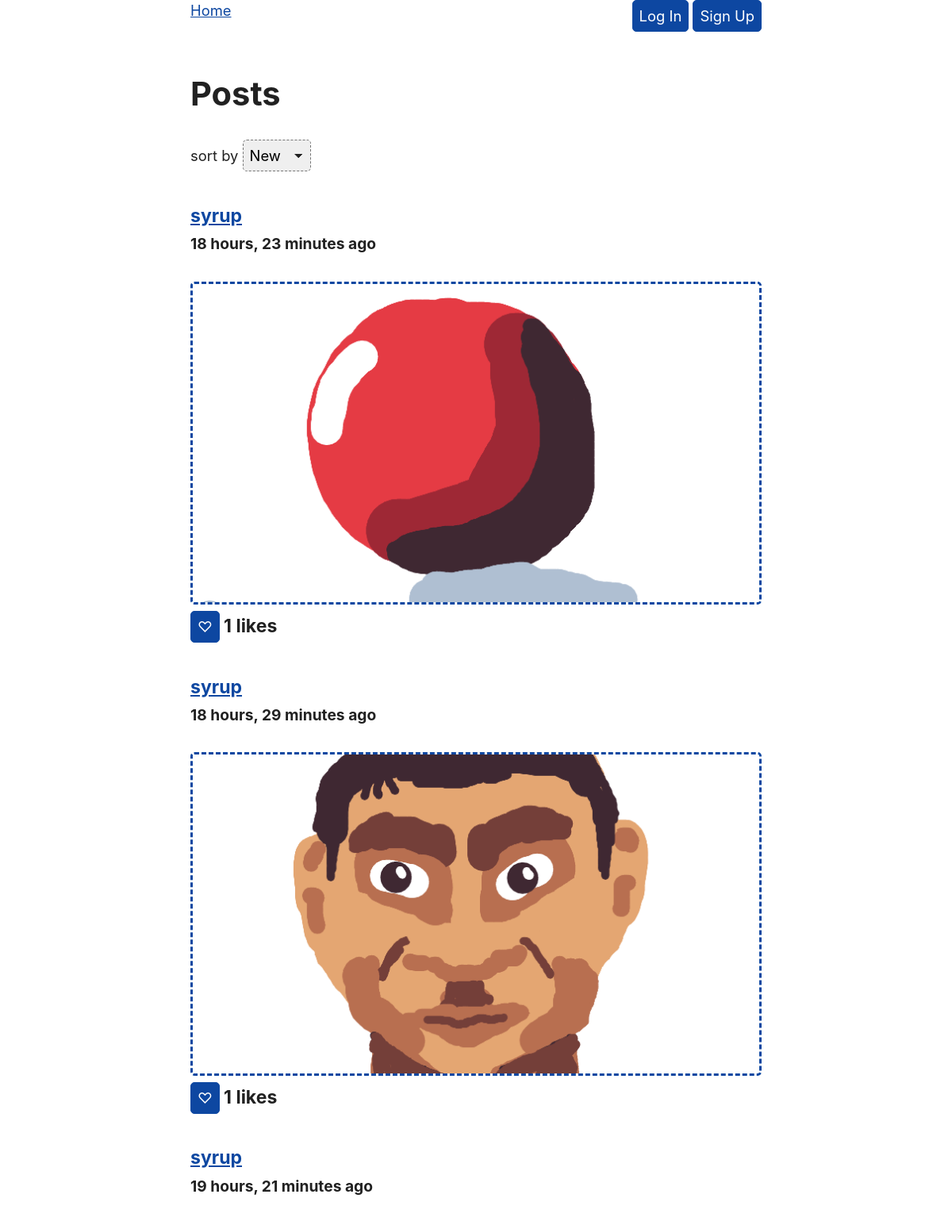
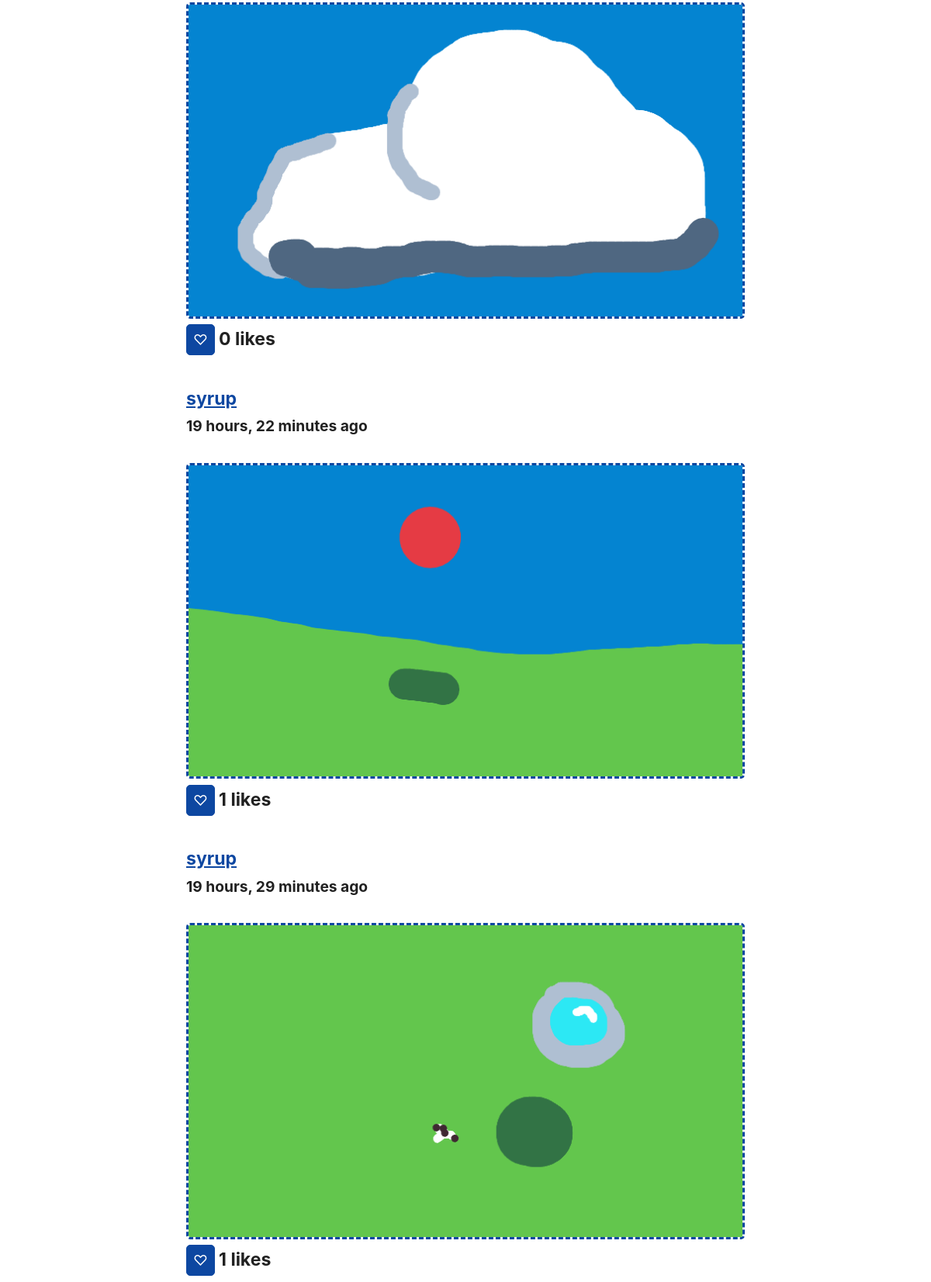
Before: / with the older database file (2 pictures, top to bottom).
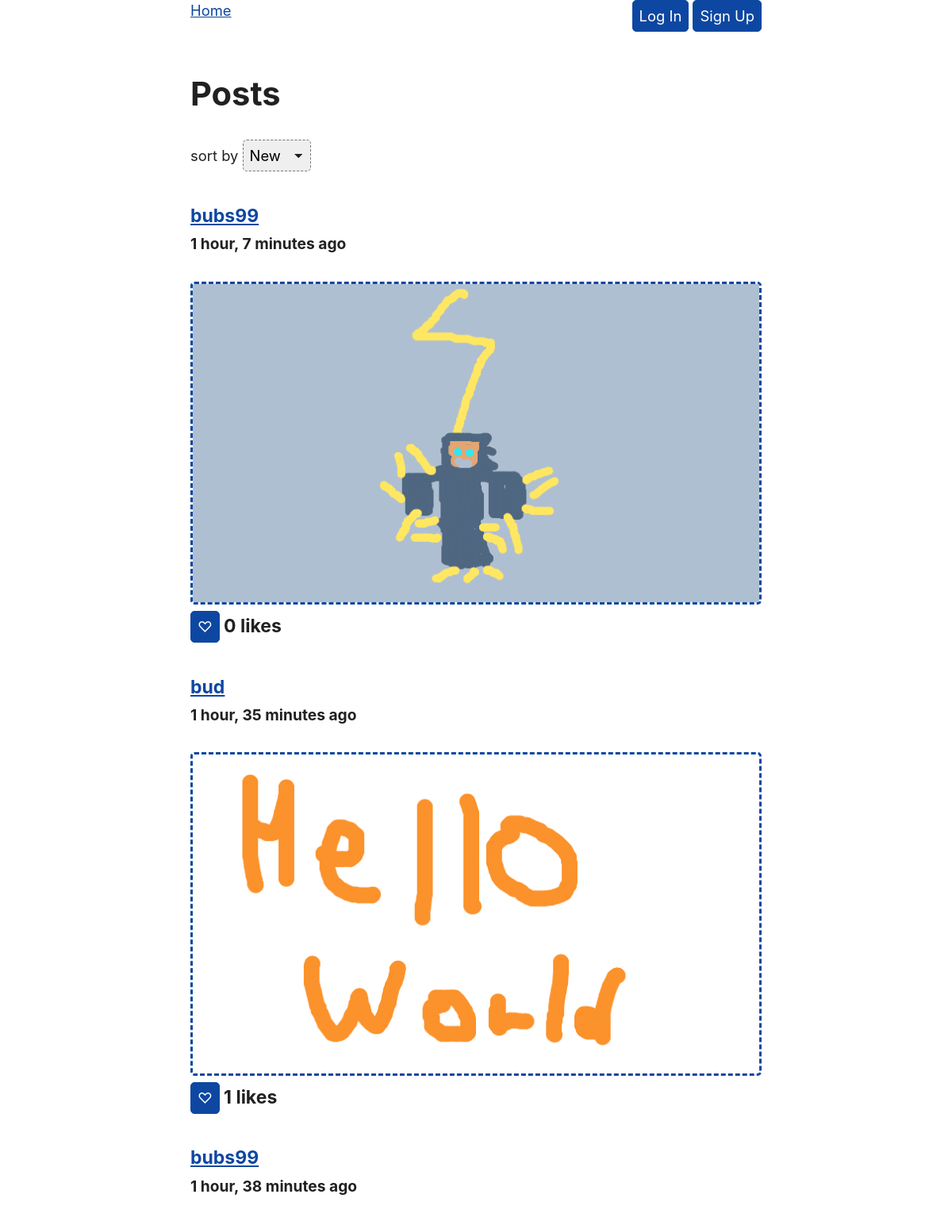
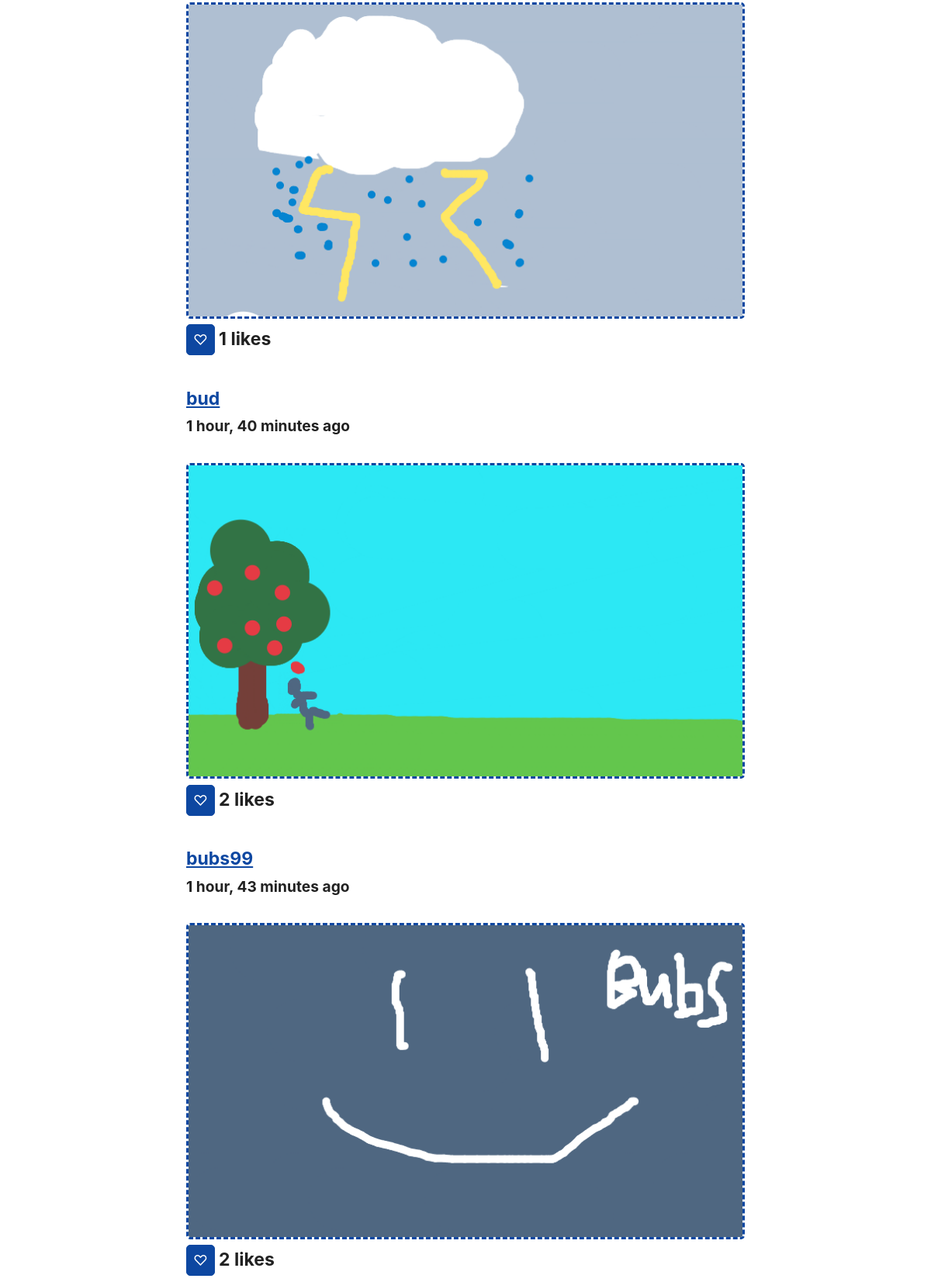
After: the same page with the newer database file (2 pictures, top to bottom).
### socialMedia/models.py (models this page shows, shortened)
class Post(models.Model):
    body = models.ImageField()
    created_by = models.ForeignKey("UserProfile", on_delete=models.CASCADE)
    created_on = models.DateTimeField(auto_now_add=True)

class UserProfile(models.Model):
    user = models.OneToOneField(User, on_delete=models.CASCADE)
    profile_picture = models.ImageField(default="placeholders/fpfPlaceholder.png")
    bio_picture = models.ImageField(default="placeholders/bioPlaceholder.png")
    follows = models.ManyToManyField(
        "self",
        related_name="followed_by",
        symmetrical=False,
        blank=True
    )
    def __str__(self):
        return self.user.username

### socialMedia/views.py (the view)
# urls.py: path('',views.post_homepage,name="home"),
def post_homepage(request):
    page=1
    order_by="-created_on"
    parsed_url = parse_qs(urlparse(request.build_absolute_uri()).query)
    if('page' in parsed_url):
        page=parsed_url['page'][0]
    if('sort_by' in parsed_url):
        order_by=parsed_url['sort_by'][0]
    print(parsed_url)
    posts = Paginator(Post.objects.all().annotate(like_count=Count('likes')+1).order_by(order_by), 5)
    context = {
        "posts": posts.page(page),
        "sort_by" :order_by,
        "page" : page,
    }
    return render(request, "homepage.html", context)

### socialMedia/templates/homepage.html
{% extends "base.html" %}
{% block page_content %}
    <h2>Posts</h2>
    {% include "sort.html" %}
    {% for post in posts %}
        {% include 'post.html' %}
    {% endfor %}
{% endblock page_content %}

### socialMedia/templates/post.html (shortened to what this page needs)
{% load static %}
{% load filters %}
<div class="post">
    <h4><a href="{% url 'profile_detail' post.created_by.pk%}">{{ post.created_by }}</a><br><small>{{ post.created_on|timesince}} ago</small><br></h4>
    <a href="{% url 'post_detail' post.pk%}"> <img src="/media/{{post.body.name }}" alt="body image"></a>
    {% if user.is_authenticated %}
        <button onclick="like('{% url 'post_like' post.pk %}','{% url 'post_get_likes' post.pk %}',{{post.pk}},'{{ csrf_token }}')" id="p{{post.pk}}">
            {% if post.likes.all|dasame:user.pk %}
                ♥
            {% else %}
                ♡
            {% endif %}
        </button>
    {% else %}
        <form style="display: inline;" method="post" action="{% url 'login' %}">
            <button type="submit">♡</button>
        </form>
    {% endif %}
    <h4 id="pl{{post.pk}}" style="display: inline">{{post.likes.all.count}} likes</h4>
<div>

Changed rows visible on the page:
no longer on this page (row unchanged): Post: created_by "syrup", created_on "18 hours, 23 minutes", body.name (picture), likes.all.count "1"
no longer on this page (row unchanged): Post: created_by "syrup", created_on "18 hours, 29 minutes", body.name (picture), likes.all.count "1"
no longer on this page (row unchanged): Post: created_by "syrup", created_on "19 hours, 21 minutes", body.name (picture), likes.all.count "0"
no longer on this page (row unchanged): Post: created_by "syrup", created_on "19 hours, 22 minutes", body.name (picture), likes.all.count "1"
no longer on this page (row unchanged): Post: created_by "syrup", created_on "19 hours, 29 minutes", body.name (picture), likes.all.count "1"
added Post: created_by "bubs99", created_on "1 hour, 7 minutes", body.name (picture), likes.all.count "0"
added Post: created_by "bud", created_on "1 hour, 35 minutes", body.name (picture), likes.all.count "1"
added Post: created_by "bubs99", created_on "1 hour, 38 minutes", body.name (picture), likes.all.count "1"
added Post: created_by "bud", created_on "1 hour, 40 minutes", body.name (picture), likes.all.count "2"
added Post: created_by "bubs99", created_on "1 hour, 43 minutes", body.name (picture), likes.all.count "2"
